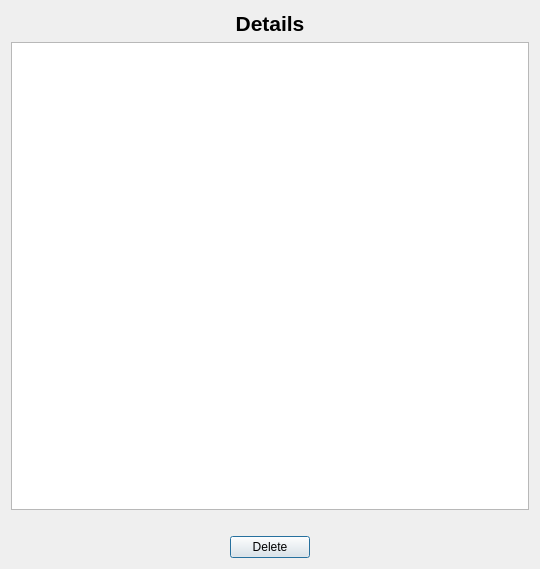
<?xml version="1.0" encoding="UTF-8"?>
<ui version="4.0">
 <class>ResourceDetails</class>
 <widget class="QDialog" name="ResourceDetails">
  <property name="geometry">
   <rect>
    <x>0</x>
    <y>0</y>
    <width>540</width>
    <height>569</height>
   </rect>
  </property>
  <property name="windowTitle">
   <string>Resource Details</string>
  </property>
  <layout class="QVBoxLayout" name="verticalLayout_2">
   <item>
    <layout class="QVBoxLayout" name="verticalLayout">
     <item>
      <widget class="QLabel" name="label">
       <property name="font">
        <font>
         <pointsize>16</pointsize>
         <bold>true</bold>
        </font>
       </property>
       <property name="text">
        <string>Details</string>
       </property>
       <property name="alignment">
        <set>Qt::AlignCenter</set>
       </property>
      </widget>
     </item>
     <item>
      <widget class="QListView" name="listView"/>
     </item>
     <item>
      <spacer name="horizontalSpacer">
       <property name="orientation">
        <enum>Qt::Horizontal</enum>
       </property>
       <property name="sizeHint" stdset="0">
        <size>
         <width>40</width>
         <height>20</height>
        </size>
       </property>
      </spacer>
     </item>
     <item>
      <layout class="QHBoxLayout" name="horizontalLayout">
       <item>
        <spacer name="horizontalSpacer_3">
         <property name="orientation">
          <enum>Qt::Horizontal</enum>
         </property>
         <property name="sizeHint" stdset="0">
          <size>
           <width>40</width>
           <height>20</height>
          </size>
         </property>
        </spacer>
       </item>
       <item>
        <widget class="CustomPushButton" name="deleteBtn">
         <property name="text">
          <string>Delete</string>
         </property>
        </widget>
       </item>
       <item>
        <spacer name="horizontalSpacer_2">
         <property name="orientation">
          <enum>Qt::Horizontal</enum>
         </property>
         <property name="sizeHint" stdset="0">
          <size>
           <width>40</width>
           <height>20</height>
          </size>
         </property>
        </spacer>
       </item>
      </layout>
     </item>
    </layout>
   </item>
  </layout>
 </widget>
 <customwidgets>
  <customwidget>
   <class>CustomPushButton</class>
   <extends>QPushButton</extends>
   <header>custompushbutton.h</header>
  </customwidget>
 </customwidgets>
 <resources/>
 <connections/>
</ui>
